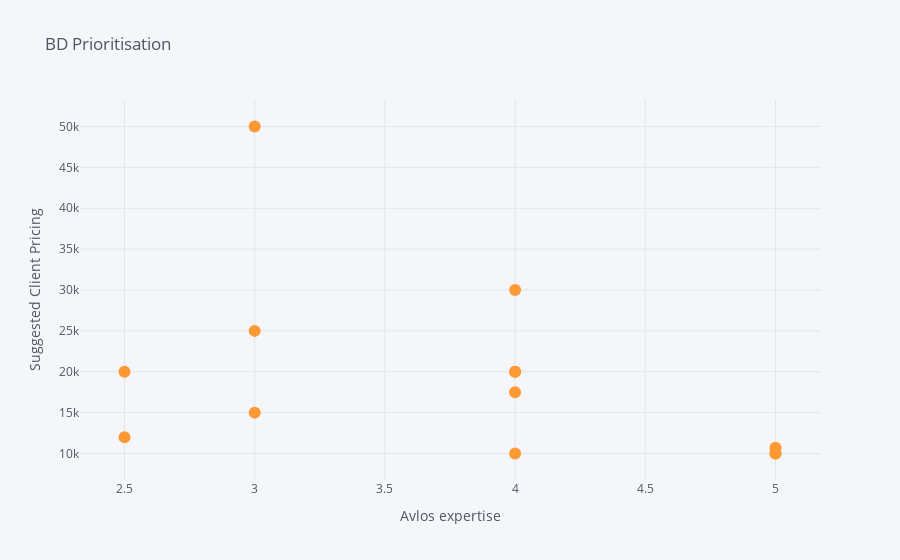

Source (notebook cell):
### Markdown cell above
## Let's start by building the overall project landscape

### Code cell
bd_df.iplot(
    x='Level of expertise',
    y='Pricing',
    #size='Expected time',
    xTitle='Avlos expertise',
    yTitle='Suggested Client Pricing',
    text='Project name',
    mode='markers',
    title='BD Prioritisation')

### Figure 1 — Plotly figure (JSON) as saved in the notebook; plotly's stock layout.template omitted (floating-point values rounded to 4 significant figures)
{"data": [{"line": {"color": "rgba(255, 153, 51, 1.0)", "dash": "solid", "shape": "linear", "width": 1.3}, "marker": {"size": 12, "symbol": "circle"}, "mode": "markers", "name": "Pricing", "text": ["PaaS CCTV", "Invoice Data Extraction", "Airport Terminal", "Stocks AI", "AI Essay Generator", "Emerging Tech", "HIPPA", "Database Designer", "Prod Dev", "Enterprise SaaS DevOps", "API Connection", "Roster planning tool", "Audio Sharing", "Development of Native Music App", "Webrtc", "Sophie", "Music Website"], "type": "scatter", "x": [2.5, 2.5, 3, 4, 3, 3, 4, null, null, 3, null, 4, 4, 5, 4, 5, 5], "y": [20000, 12000, 15000, 10000, "", 25000, 30000, 27000, 20000, 50000, 17000, 17500, 20000, 10700, 20000, 10000, 10000]}], "layout": {"legend": {"bgcolor": "#F5F6F9", "font": {"color": "#4D5663"}}, "paper_bgcolor": "#F5F6F9", "plot_bgcolor": "#F5F6F9", "title": {"font": {"color": "#4D5663"}, "text": "BD Prioritisation"}, "xaxis": {"gridcolor": "#E1E5ED", "showgrid": true, "tickfont": {"color": "#4D5663"}, "title": {"font": {"color": "#4D5663"}, "text": "Avlos expertise"}, "zerolinecolor": "#E1E5ED"}, "yaxis": {"gridcolor": "#E1E5ED", "showgrid": true, "tickfont": {"color": "#4D5663"}, "title": {"font": {"color": "#4D5663"}, "text": "Suggested Client Pricing"}, "zerolinecolor": "#E1E5ED"}}}
